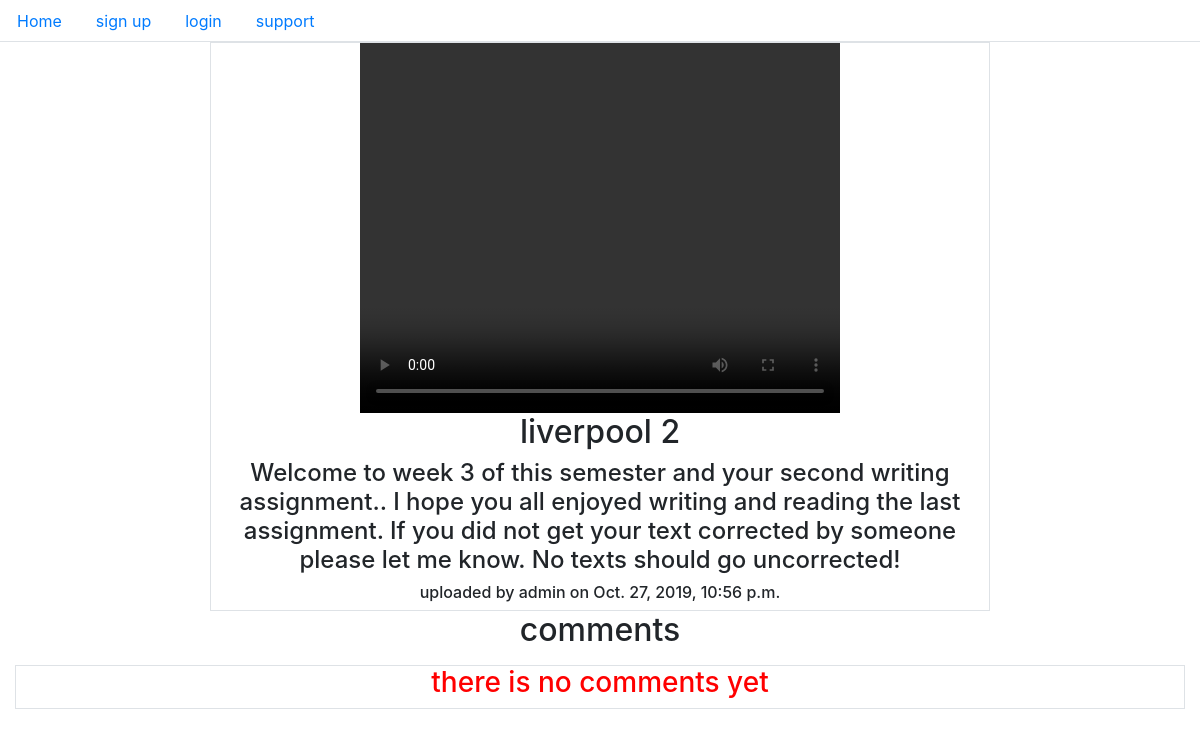
Screenshot of /video/8/ with the database file from the repository.
### tube/models.py (models this page shows, shortened)
class Video(models.Model):
    title = models.CharField(max_length=100)
    description = models.TextField(max_length=600)
    file = models.FileField(upload_to='videos')
    datetime = models.DateTimeField(auto_now_add=True)
    user = models.ForeignKey(User,on_delete=models.CASCADE)
    thumb = models.ImageField(upload_to='thumb',null=True,blank=True)

### tube/views.py (the view, shortened to what this page needs)
# urls.py: path('video/<int:id>/',VideoView.as_view(),name='video_view'),
class VideoView(View):
    template_name = 'tube/video.html'
    def get(self,request,id):
        video_by_id= Video.objects.get(id=id)
        context = {'video':video_by_id}
        if request.user.is_authenticated:
         comment = CommentForm()
         context['form'] = comment
        all_comments = Comment.objects.filter(video=video_by_id).order_by('-datetime')
        context['comments'] = all_comments
        return render(request,self.template_name,context)

### tube/templates/tube/video.html (shortened to what this page needs)
{%extends 'tube/base.html'%}
{%load crispy_forms_tags%}
{%block content%}
<div class="col-md-8 border">
  <video width="480" height="370" controls>
  <source src="{{video.file.url}}" type="video/mp4">
</video>
    <h2>{{video.title}}</h2>
    <h4>{{video.description}}</h4>
    <h6> uploaded by {{video.user}} on {{video.datetime}}</h6>
</div>
<h2>comments</h2>
    <div class="border mt-3">
        {%for comment in comments%}
        <p>{{comment.content}}</p>
        <p>{{comment.user}} on {{comment.datetime}}</p>
       {%empty%}
        <h3 style="color:red">there is no comments yet</h3>
        {%endfor%}
    </div>
{%endblock%}

### rows the page displays
Video: title "liverpool 2", description "Welcome to week 3 of this semester and your second writing assignment.. I hope you all enjoyed writing and reading the last assignment. If you did not get your text corrected by someone please let me know. No texts should go uncorrected!", user "admin", datetime "Oct. 27, 2019, 10:56 p.m."
